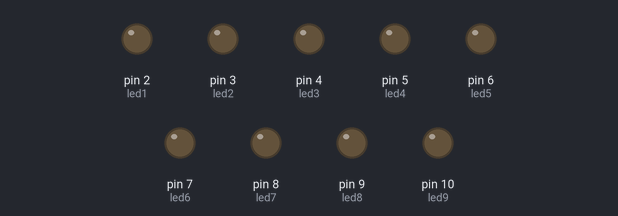
This sketch was run on a simulated Arduino Uno, built with avr-gcc and run on an emulated ATmega328P. Parts: output pins drawn as LEDs (lit = HIGH).

Above: at 0.5 s.
At 1.5 s:
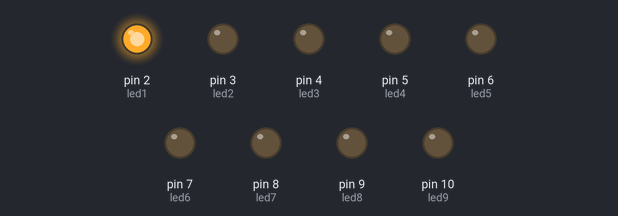
At 3.5 s:
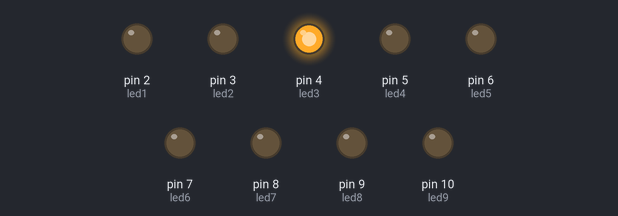
At 6.5 s:
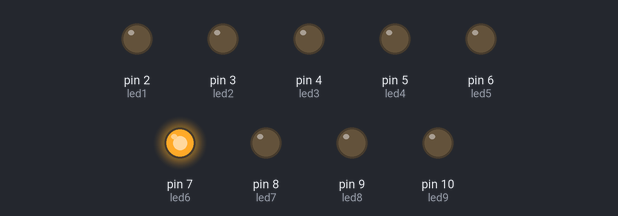
At 9.5 s:
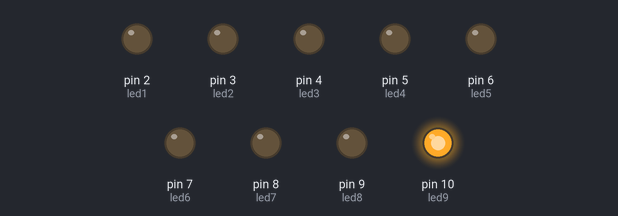
At 12.5 s:
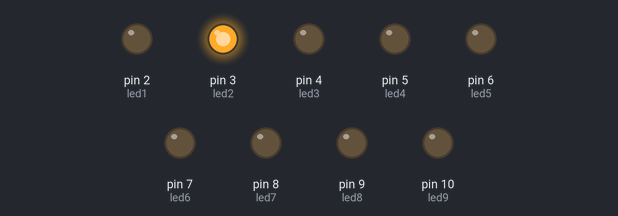
Timing chart, 0 to 13.0 s (numbered marks = the images above):
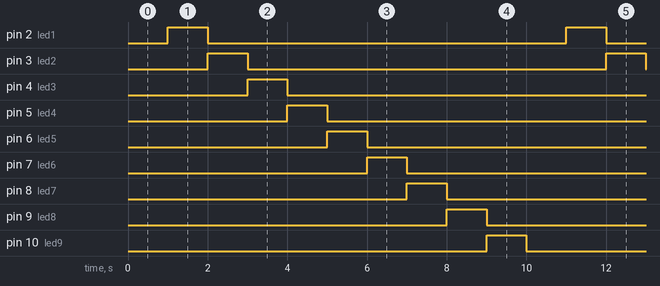

Measured:
- by itself, pin 2 (led1), pin 3 (led2), pin 4 (led3), pin 5 (led4), pin 6 (led5), pin 7 (led6), pin 8 (led7), pin 9 (led8), pin 10 (led9): alternates HIGH for 1.0 s and LOW for 9.0 s
- by itself, everything shown: repeats every 10.0 s, in 10 steps

The sketch:

chenillard.ino
```cpp
int led1=2;
int led2 =3;
int led3= 4;
int led4= 5;
int led5 =6;
int led6 =7;
int led7 =8;
int led8 =9;
int led9 =10;


// the setup routine runs once when you press reset:
void setup() {
   Serial.begin(9600);
  // initialize the digital pin as an output.
  pinMode(led1, OUTPUT);
  pinMode(led2, OUTPUT);
  pinMode(led3, OUTPUT);
  pinMode(led4, OUTPUT);
  pinMode(led5, OUTPUT );
  pinMode(led6, OUTPUT);
  pinMode(led7, OUTPUT);
  pinMode(led8, OUTPUT);
  pinMode(led9, OUTPUT);
}

// the loop routine runs over and over again forever:
void loop() {
  digitalWrite(led9,0);
  delay(1000);
  digitalWrite(led1,1);
  delay(1000);
   digitalWrite(led1,0);
   digitalWrite(led2,1);
  delay(1000);
  digitalWrite(led2,0);
   digitalWrite(led3,1);
  delay(1000);
digitalWrite(led3,0);
 digitalWrite(led4,1);
  delay(1000);
  digitalWrite(led4,0);
   digitalWrite(led5,1);
  delay(1000);
digitalWrite(led5,0);
   digitalWrite(led6,1);
  delay(1000);
digitalWrite(led6,0);
   digitalWrite(led7,1);
  delay(1000);
digitalWrite(led7,0);
   digitalWrite(led8,1);
  delay(1000);
digitalWrite(led8,0);
   digitalWrite(led9,1);
  delay(1000);
}
```
